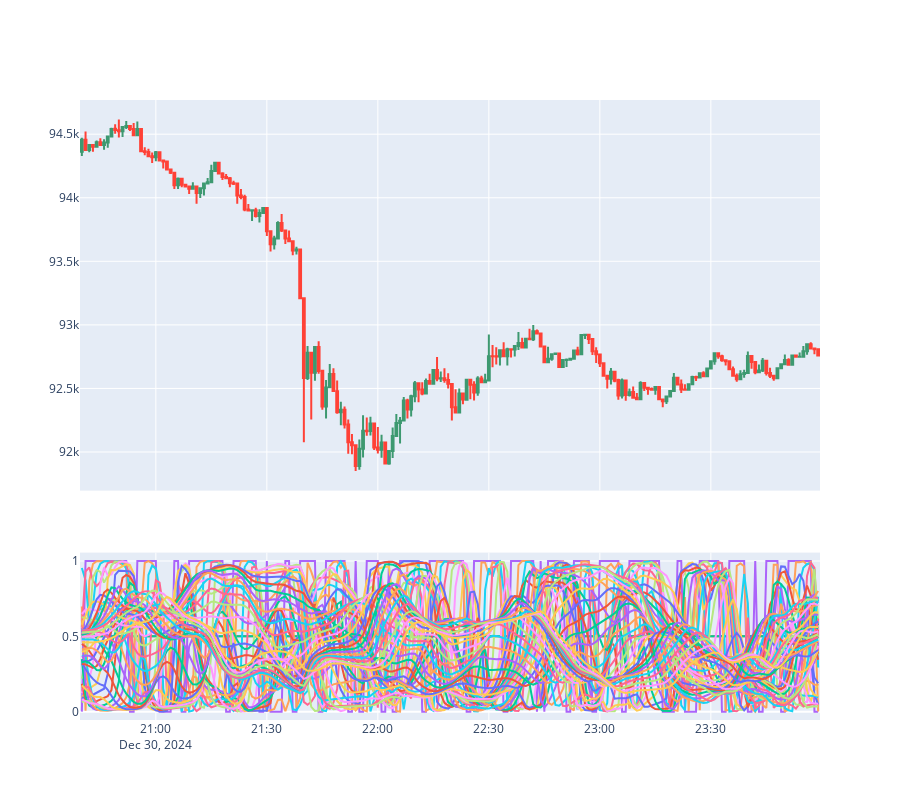

Notebook code cell kept with this figure:
### Code cell
from research_tools import subplot

num = 200

subplot(
    trading_1m[-num:, :],
    {
        "ac0": ac[-num:, 0],
        "ac1": ac[-num:, 1],
        "ac2": ac[-num:, 2],
        "ac3": ac[-num:, 3],
        "ac4": ac[-num:, 4],
        "ac5": ac[-num:, 5],
        "ac6": ac[-num:, 6],
        "ac7": ac[-num:, 7],
        "ac8": ac[-num:, 8],
        "ac9": ac[-num:, 9],
        "ac10": ac[-num:, 10],
        "ac11": ac[-num:, 11],
        "ac12": ac[-num:, 12],
        "ac13": ac[-num:, 13],
        "ac14": ac[-num:, 14],
        "ac15": ac[-num:, 15],
        "ac16": ac[-num:, 16],
        "ac17": ac[-num:, 17],
        "ac18": ac[-num:, 18],
        "ac19": ac[-num:, 19],
        "ac20": ac[-num:, 20],
        "ac21": ac[-num:, 21],
        "ac22": ac[-num:, 22],
        "ac23": ac[-num:, 23],
        "ac24": ac[-num:, 24],
        "ac25": ac[-num:, 25],
        "ac26": ac[-num:, 26],
        "ac27": ac[-num:, 27],
        "ac28": ac[-num:, 28],
        "ac29": ac[-num:, 29],
        "ac30": ac[-num:, 30],
        "ac31": ac[-num:, 31],
        "ac32": ac[-num:, 32],
        "ac33": ac[-num:, 33],
        "ac34": ac[-num:, 34],
        "ac35": ac[-num:, 35],
        "ac36": ac[-num:, 36],
        "ac37": ac[-num:, 37],
        "ac38": ac[-num:, 38],
        "ac39": ac[-num:, 39],
        "ac40": ac[-num:, 40],
        "ac41": ac[-num:, 41],
        "ac42": ac[-num:, 42],
        "ac43": ac[-num:, 43],
        "ac44": ac[-num:, 44],
        "ac45": ac[-num:, 45],
        "ac46": ac[-num:, 46],
        "ac47": ac[-num:, 47],
        "ac48": ac[-num:, 48],
    },
)

### Figure 1 — Plotly figure (JSON) as saved in the notebook; plotly's stock layout.template omitted (floating-point values rounded to 4 significant figures; data arrays with more than 128 entries replaced by an {"elided": "..."} marker saying what was removed)
{"data": [{"close": {"elided": "200 float values"}, "high": {"elided": "200 float values"}, "low": {"elided": "200 float values"}, "name": "Candlestick", "open": {"elided": "200 float values"}, "type": "candlestick", "x": {"elided": "200 str values"}, "xaxis": "x", "yaxis": "y"}, {"mode": "lines", "name": "ac0", "type": "scatter", "x": {"elided": "200 str values"}, "xaxis": "x2", "y": {"elided": "200 float values"}, "yaxis": "y2"}, {"mode": "lines", "name": "ac1", "type": "scatter", "x": {"elided": "200 str values"}, "xaxis": "x2", "y": {"elided": "200 float values"}, "yaxis": "y2"}, {"mode": "lines", "name": "ac2", "type": "scatter", "x": {"elided": "200 str values"}, "xaxis": "x2", "y": {"elided": "200 float values"}, "yaxis": "y2"}, {"mode": "lines", "name": "ac3", "type": "scatter", "x": {"elided": "200 str values"}, "xaxis": "x2", "y": {"elided": "200 float values"}, "yaxis": "y2"}, {"mode": "lines", "name": "ac4", "type": "scatter", "x": {"elided": "200 str values"}, "xaxis": "x2", "y": {"elided": "200 float values"}, "yaxis": "y2"}, {"mode": "lines", "name": "ac5", "type": "scatter", "x": {"elided": "200 str values"}, "xaxis": "x2", "y": {"elided": "200 float values"}, "yaxis": "y2"}, {"mode": "lines", "name": "ac6", "type": "scatter", "x": {"elided": "200 str values"}, "xaxis": "x2", "y": {"elided": "200 float values"}, "yaxis": "y2"}, {"mode": "lines", "name": "ac7", "type": "scatter", "x": {"elided": "200 str values"}, "xaxis": "x2", "y": {"elided": "200 float values"}, "yaxis": "y2"}, {"mode": "lines", "name": "ac8", "type": "scatter", "x": {"elided": "200 str values"}, "xaxis": "x2", "y": {"elided": "200 float values"}, "yaxis": "y2"}, {"mode": "lines", "name": "ac9", "type": "scatter", "x": {"elided": "200 str values"}, "xaxis": "x2", "y": {"elided": "200 float values"}, "yaxis": "y2"}, {"mode": "lines", "name": "ac10", "type": "scatter", "x": {"elided": "200 str values"}, "xaxis": "x2", "y": {"elided": "200 float values"}, "yaxis": "y2"}, {"mode": "lines", "name": "ac11", "type": "scatter", "x": {"elided": "200 str values"}, "xaxis": "x2", "y": {"elided": "200 float values"}, "yaxis": "y2"}, {"mode": "lines", "name": "ac12", "type": "scatter", "x": {"elided": "200 str values"}, "xaxis": "x2", "y": {"elided": "200 float values"}, "yaxis": "y2"}, {"mode": "lines", "name": "ac13", "type": "scatter", "x": {"elided": "200 str values"}, "xaxis": "x2", "y": {"elided": "200 float values"}, "yaxis": "y2"}, {"mode": "lines", "name": "ac14", "type": "scatter", "x": {"elided": "200 str values"}, "xaxis": "x2", "y": {"elided": "200 float values"}, "yaxis": "y2"}, {"mode": "lines", "name": "ac15", "type": "scatter", "x": {"elided": "200 str values"}, "xaxis": "x2", "y": {"elided": "200 float values"}, "yaxis": "y2"}, {"mode": "lines", "name": "ac16", "type": "scatter", "x": {"elided": "200 str values"}, "xaxis": "x2", "y": {"elided": "200 float values"}, "yaxis": "y2"}, {"mode": "lines", "name": "ac17", "type": "scatter", "x": {"elided": "200 str values"}, "xaxis": "x2", "y": {"elided": "200 float values"}, "yaxis": "y2"}, {"mode": "lines", "name": "ac18", "type": "scatter", "x": {"elided": "200 str values"}, "xaxis": "x2", "y": {"elided": "200 float values"}, "yaxis": "y2"}, {"mode": "lines", "name": "ac19", "type": "scatter", "x": {"elided": "200 str values"}, "xaxis": "x2", "y": {"elided": "200 float values"}, "yaxis": "y2"}, {"mode": "lines", "name": "ac20", "type": "scatter", "x": {"elided": "200 str values"}, "xaxis": "x2", "y": {"elided": "200 float values"}, "yaxis": "y2"}, {"mode": "lines", "name": "ac21", "type": "scatter", "x": {"elided": "200 str values"}, "xaxis": "x2", "y": {"elided": "200 float values"}, "yaxis": "y2"}, {"mode": "lines", "name": "ac22", "type": "scatter", "x": {"elided": "200 str values"}, "xaxis": "x2", "y": {"elided": "200 float values"}, "yaxis": "y2"}, {"mode": "lines", "name": "ac23", "type": "scatter", "x": {"elided": "200 str values"}, "xaxis": "x2", "y": {"elided": "200 float values"}, "yaxis": "y2"}, {"mode": "lines", "name": "ac24", "type": "scatter", "x": {"elided": "200 str values"}, "xaxis": "x2", "y": {"elided": "200 float values"}, "yaxis": "y2"}, {"mode": "lines", "name": "ac25", "type": "scatter", "x": {"elided": "200 str values"}, "xaxis": "x2", "y": {"elided": "200 float values"}, "yaxis": "y2"}, {"mode": "lines", "name": "ac26", "type": "scatter", "x": {"elided": "200 str values"}, "xaxis": "x2", "y": {"elided": "200 float values"}, "yaxis": "y2"}, {"mode": "lines", "name": "ac27", "type": "scatter", "x": {"elided": "200 str values"}, "xaxis": "x2", "y": {"elided": "200 float values"}, "yaxis": "y2"}, {"mode": "lines", "name": "ac28", "type": "scatter", "x": {"elided": "200 str values"}, "xaxis": "x2", "y": {"elided": "200 float values"}, "yaxis": "y2"}, {"mode": "lines", "name": "ac29", "type": "scatter", "x": {"elided": "200 str values"}, "xaxis": "x2", "y": {"elided": "200 float values"}, "yaxis": "y2"}, {"mode": "lines", "name": "ac30", "type": "scatter", "x": {"elided": "200 str values"}, "xaxis": "x2", "y": {"elided": "200 float values"}, "yaxis": "y2"}, {"mode": "lines", "name": "ac31", "type": "scatter", "x": {"elided": "200 str values"}, "xaxis": "x2", "y": {"elided": "200 float values"}, "yaxis": "y2"}, {"mode": "lines", "name": "ac32", "type": "scatter", "x": {"elided": "200 str values"}, "xaxis": "x2", "y": {"elided": "200 float values"}, "yaxis": "y2"}, {"mode": "lines", "name": "ac33", "type": "scatter", "x": {"elided": "200 str values"}, "xaxis": "x2", "y": {"elided": "200 float values"}, "yaxis": "y2"}, {"mode": "lines", "name": "ac34", "type": "scatter", "x": {"elided": "200 str values"}, "xaxis": "x2", "y": {"elided": "200 float values"}, "yaxis": "y2"}, {"mode": "lines", "name": "ac35", "type": "scatter", "x": {"elided": "200 str values"}, "xaxis": "x2", "y": {"elided": "200 float values"}, "yaxis": "y2"}, {"mode": "lines", "name": "ac36", "type": "scatter", "x": {"elided": "200 str values"}, "xaxis": "x2", "y": {"elided": "200 float values"}, "yaxis": "y2"}, {"mode": "lines", "name": "ac37", "type": "scatter", "x": {"elided": "200 str values"}, "xaxis": "x2", "y": {"elided": "200 float values"}, "yaxis": "y2"}, {"mode": "lines", "name": "ac38", "type": "scatter", "x": {"elided": "200 str values"}, "xaxis": "x2", "y": {"elided": "200 float values"}, "yaxis": "y2"}, {"mode": "lines", "name": "ac39", "type": "scatter", "x": {"elided": "200 str values"}, "xaxis": "x2", "y": {"elided": "200 float values"}, "yaxis": "y2"}, {"mode": "lines", "name": "ac40", "type": "scatter", "x": {"elided": "200 str values"}, "xaxis": "x2", "y": {"elided": "200 float values"}, "yaxis": "y2"}, {"mode": "lines", "name": "ac41", "type": "scatter", "x": {"elided": "200 str values"}, "xaxis": "x2", "y": {"elided": "200 float values"}, "yaxis": "y2"}, {"mode": "lines", "name": "ac42", "type": "scatter", "x": {"elided": "200 str values"}, "xaxis": "x2", "y": {"elided": "200 float values"}, "yaxis": "y2"}, {"mode": "lines", "name": "ac43", "type": "scatter", "x": {"elided": "200 str values"}, "xaxis": "x2", "y": {"elided": "200 float values"}, "yaxis": "y2"}, {"mode": "lines", "name": "ac44", "type": "scatter", "x": {"elided": "200 str values"}, "xaxis": "x2", "y": {"elided": "200 float values"}, "yaxis": "y2"}, {"mode": "lines", "name": "ac45", "type": "scatter", "x": {"elided": "200 str values"}, "xaxis": "x2", "y": {"elided": "200 float values"}, "yaxis": "y2"}, {"mode": "lines", "name": "ac46", "type": "scatter", "x": {"elided": "200 str values"}, "xaxis": "x2", "y": {"elided": "200 float values"}, "yaxis": "y2"}, {"mode": "lines", "name": "ac47", "type": "scatter", "x": {"elided": "200 str values"}, "xaxis": "x2", "y": {"elided": "200 float values"}, "yaxis": "y2"}, {"mode": "lines", "name": "ac48", "type": "scatter", "x": {"elided": "200 str values"}, "xaxis": "x2", "y": {"elided": "200 float values"}, "yaxis": "y2"}], "layout": {"height": 800, "showlegend": false, "xaxis": {"anchor": "y", "domain": [0, 1], "matches": "x2", "rangeslider": {"visible": false}, "showticklabels": false}, "xaxis2": {"anchor": "y2", "domain": [0, 1]}, "yaxis": {"anchor": "x", "domain": [0.37, 1]}, "yaxis2": {"anchor": "x2", "domain": [0, 0.27]}}}
